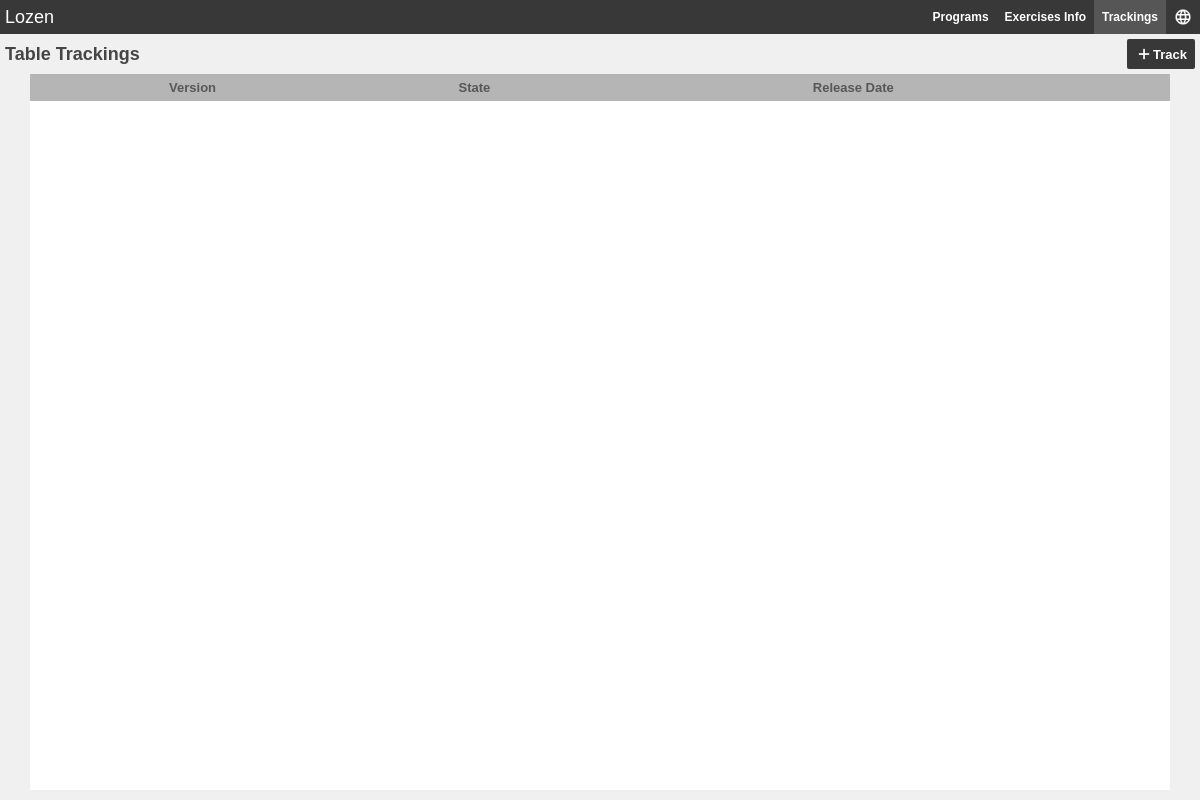
The page /trackings/list on the database as committed earlier.
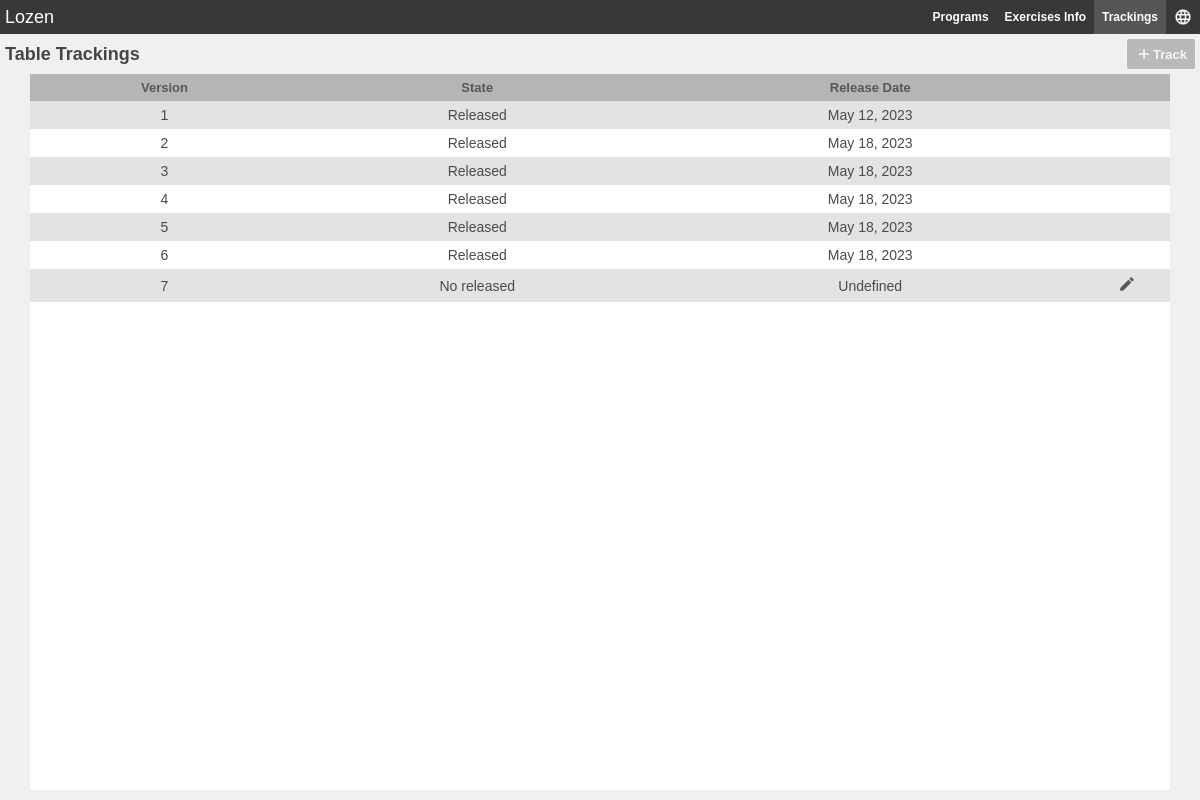
The same page on the database as committed later.
### trackings/models.py (models this page shows, shortened)
class Tracking(models.Model):
  version = models.PositiveSmallIntegerField(primary_key=True)
  state = models.BooleanField(default=False, choices=T_STATES)
  release_date = models.DateField(blank=True, null=True)
  @classmethod
  def get_last_version(cls):
    if cls.objects.exists():
      tracking = cls.objects.latest('version')
      if tracking.state == False:
        return tracking.version
    return -1
  @classmethod
  def is_add_track_allowed(cls):
    if cls.objects.exists():
      return cls.objects.latest('version').state == True
    return True

### trackings/views.py (the view)
# urls.py: path('list',views.TrackingListView.as_view(), name='list'),
class TrackingListView(ListView):
    model = Tracking
    template_name = 'trackings/list.html'
    context_object_name = 'list_tracking'
    def get_context_data(self, **kwargs):
        context = super().get_context_data(**kwargs)
        context.update(dict(
            is_add_disabled = not Tracking.is_add_track_allowed(),
            current_version = Tracking.get_last_version()
        ))
        return context

### trackings/templates/trackings/list.html (shortened to what this page needs)
{% extends 'base.html' %}
{% load static %}
{% block links %}
  <link rel="stylesheet" href="{% static 'css/table.css' %}">
  <link rel="stylesheet" href="{% static 'css/icons.css' %}">
{% endblock %}
{% block content %}
  <header>
    <div class="header-title">Table Trackings</div>
    <a id="ic-add" class="icon-link {% if is_add_disabled %}disabled{% endif %}" href="{% url 'trackings:create' %}"><i class="icon ic-add"></i><div>Track</div></a>
  </header>
  <div class="table-container">
    <table>
      <thead>
        <tr>
          <th>Version</th>
          <th>State</th>
          <th>Release Date</th>
          <th min></th>
        </tr>
      </thead>
      <tbody>
        {% for tracking in list_tracking %}
          <tr>
            <td>{{tracking.version}}</td>
            <td>{{tracking.get_state_display}}</td>
            <td>{{tracking.release_date|default:"Undefined"}}</td>
            <td>
              {% if tracking.version == current_version %}
                <a class="icon ic-edit" href="{% url 'trackings:update' pk=tracking.version %}"></a></td>
              {% endif %}
          </tr>
        {% endfor %}
      </tbody>
    </table>
  </div>
{% endblock %}

### templates/base.html (shortened to what this page needs)
{% load static %}
<!DOCTYPE html>
<html>
	<head>
		<link rel="stylesheet" href="{% static 'css/base.css' %}">
		<link rel="stylesheet" href="{% static 'css/icons.css' %}">
		{% block links %}{% endblock %}
	</head>
	<body>
		<nav>
			<div class="nav-group">
				<div class="nav-title">Lozen</div>
			</div>
			<div class="nav-group">
				{% with request.path as url %}
					<a href="{% url 'trainings:list' %}" class="nav-link {% if 'trainings' in url %}active{% endif %}"><div>Programs</div></a>
					<a href="{% url 'exercises_info:list' %}" class="nav-link {% if 'exercises_info' in url %}active{% endif %}"><div>Exercises Info</div></a>
					<a href="{% url 'trackings:list' %}" class="nav-link {% if 'trackings' in url %}active{% endif %}"><div>Trackings</div></a>
					<a href="{% url 'languages:list' %}" class="nav-link {% if 'languages' in url %}active{% endif %}"><i class="icon ic-language"></i></a>
				{% endwith %}
			</div>
		</nav>
		<main>
			{% block content %}
			{% endblock %}
		</main>
	</body>
</html>

### staticfiles/css/base.css (style rules this page uses)
* { margin:0; padding:0; box-sizing: border-box; font-family: Arial, Helvetica, sans-serif; }
:root { --black-mate: #393838; }
body { height: 100vh; display: flex; flex-direction: column; overflow-y: hidden; }
main { display: flex; flex-direction: column; height: 100%; display: flex; flex-grow: 1; background-color: rgb(240, 240, 240); overflow-y: auto; row-gap: 5px; }
nav { display: flex; flex-direction: row; width: 100%; background-color: var(--black-mate); justify-content: space-between; }
.nav-group { display: flex; flex-direction: row; align-items: stretch; height: 100%; }
.nav-group a, .nav-group div { display: flex; flex-direction: column; justify-content: center; }
.nav-link { color: white; text-decoration: none; font-size: 12px; padding: 8px; font-weight: bold; }
.nav-title { color: white; font-size: 18px; padding: 5px; }
.nav-group a.active { background-color: rgb(86, 86, 86); }
.btn-link, .icon-link { background-color: var(--black-mate); text-decoration: none; color: white; border-radius: 2px; cursor: pointer; font-size: 13px; font-weight: bold; padding: 6px 8px 6px 8px; }
.icon-link { display: flex; flex-direction: row; justify-content: center; align-items: center; align-self: stretch; }
.disabled { filter: opacity(30%) !important; pointer-events: none; }

### staticfiles/css/table.css (style rules this page uses)
header { width: 100%; display: flex; flex-direction: row; align-items: center; justify-content: space-between; padding: 5px 5px 0px 5px; }
.header-title { font-size: 18px; font-weight: bold; color: rgb(69, 69, 69); }
.table-container { width: 95%; flex-grow: 1; background-color: white; align-self: center; overflow-x: auto; margin-bottom: 10px; padding-bottom: 100px; }
table { width: 100%; border-collapse: collapse; }
th, td { text-align: center; min-width: 5px; }
th { font-size: 13px; padding: 6px 5px 6px 5px; color: rgb(87, 87, 87); }
td { font-size: 14px; padding-top: 6px; padding-bottom: 6px; color: rgb(75, 74, 74); }
thead tr { background-color: rgb(181, 181, 181); }
tbody tr:nth-child(odd) { background-color: rgb(227, 227, 227); }
th[min] { max-width: 10px; }
.ic-edit { width: 18px; height: 18px; }

### trackings/templates/trackings/list.html (style rules this page uses)
main { padding:0px }

Rows that differ between the two databases and show on the page:
added Tracking: version "1", state "Released", release_date "May 12, 2023"
added Tracking: version "2", state "Released", release_date "May 18, 2023"
added Tracking: version "3", state "Released", release_date "May 18, 2023"
added Tracking: version "4", state "Released", release_date "May 18, 2023"
added Tracking: version "5", state "Released", release_date "May 18, 2023"
added Tracking: version "6", state "Released", release_date "May 18, 2023"
added Tracking: version "7", state "No released", release_date "Undefined"
